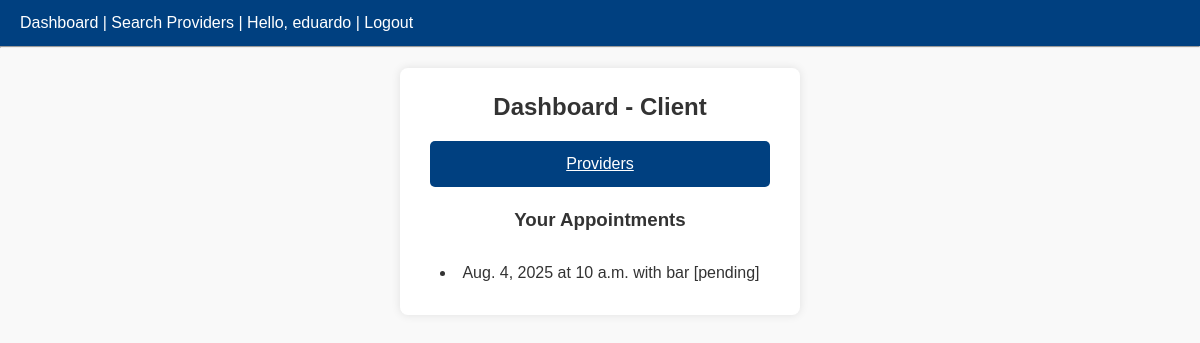
Page /dashboard/ (signed in) on the earlier database version.
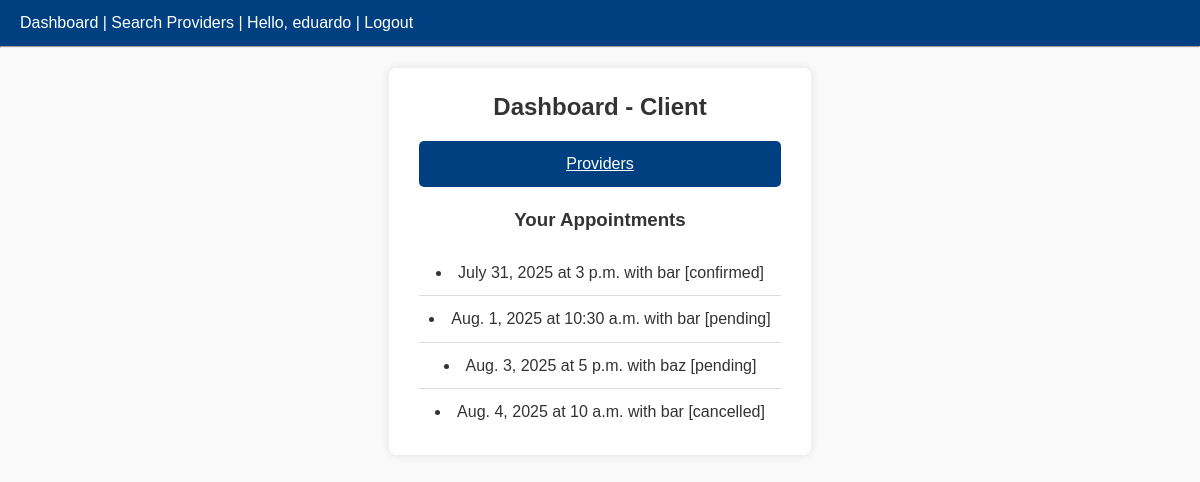
Same page on the later database version.
### core/models.py (models this page shows, shortened)
class Appointment(models.Model):
    provider = models.ForeignKey(ServiceProvider, on_delete=models.CASCADE, related_name="appointments")
    client = models.ForeignKey(User, on_delete=models.CASCADE, related_name="bookings")
    date = models.DateField()
    time = models.TimeField()
    status = models.CharField(max_length=20, choices=[
        ("pending", "Pending"),
        ("confirmed", "Confirmed"),
        ("cancelled", "Cancelled")
    ], default="pending")
    created_at = models.DateTimeField(auto_now_add=True)
    class Meta:
        unique_together = ['provider', 'date', 'time']

class ServiceProvider(models.Model):
    user = models.OneToOneField(User, on_delete=models.CASCADE)
    bio = models.TextField(blank=True)
    available_days = models.JSONField(default=dict)  # {"monday": ["09:00", "10:00"]}

### core/views.py (the view)
# urls.py: path('dashboard/', views.dashboard, name='dashboard'),
@login_required
def dashboard(request):
    try:
        provider = request.user.serviceprovider
        appointments = provider.appointments.all().order_by("date", "time")
        return render(request, "core/dashboard_provider.html", {
            "appointments": appointments
        })
    except ServiceProvider.DoesNotExist:
        appointments = request.user.bookings.all().order_by("date", "time")
        return render(request, "core/dashboard_client.html", {
            "appointments": appointments
        })

### core/templates/core/dashboard_client.html
{% extends "core/base.html" %}
{% block content %}
<div class="container">
<h2>Dashboard - Client</h2>
<a href="{% url 'provider_list' %}" class="button">Providers</a>
<h3>Your Appointments</h3>
<ul>
    {% for a in appointments %}
        <li>{{ a.date }} at {{ a.time }} with {{ a.provider.user.username }} [{{ a.status }}]</li>
    {% empty %}
        <li>You haven't scgeduled anything yet</li>
    {% endfor %}
</ul>
</div>
{% endblock %}

Differences in the rows shown:
added Appointment: date "July 31, 2025", time "3 p.m.", provider.user.username "bar", status "confirmed"
added Appointment: date "Aug. 1, 2025", time "10:30 a.m.", provider.user.username "bar", status "pending"
added Appointment: date "Aug. 3, 2025", time "5 p.m.", provider.user.username "baz", status "pending"
changed Appointment: status "pending" → "cancelled"
